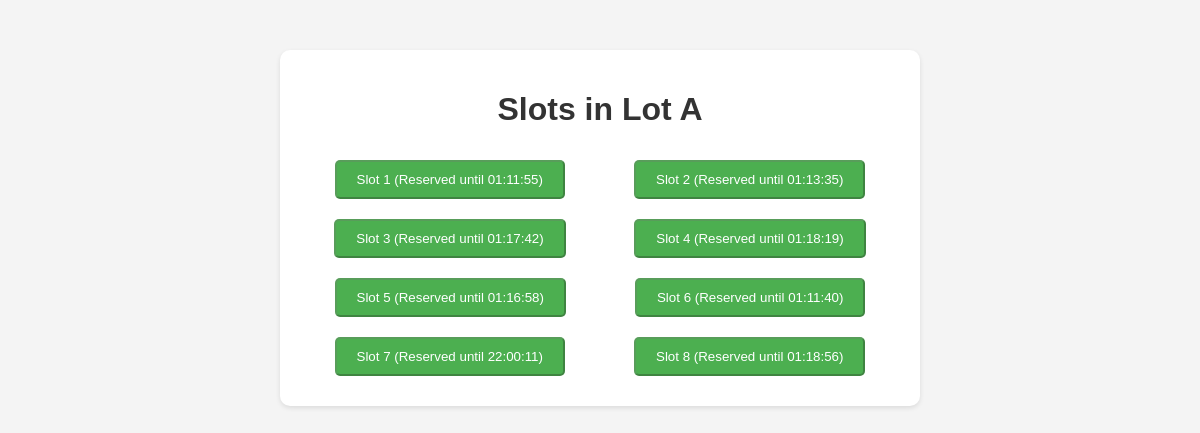
/slots/Lot A, run on the app's committed database.
### tables this page shows
CREATE TABLE reservations (id INTEGER PRIMARY KEY AUTOINCREMENT, license_plate TEXT NOT NULL, lot_name TEXT NOT NULL, slot_name TEXT NOT NULL, reservation_expiry TIMESTAMP NOT NULL, paid INTEGER DEFAULT (0));

### app.py (the view)
@app.route('/slots/<lot_name>', methods=['GET'])
def slots(lot_name):
    conn = get_db_connection()
    reservations = conn.execute('''
        SELECT slot_name, reservation_expiry FROM reservations
        WHERE lot_name = ? AND reservation_expiry > DATETIME('now')
    ''', (lot_name,)).fetchall()
    slots = {f'Slot {i}': None for i in range(1, 9)}  # Default all slots as available
    for reservation in reservations:
        try:
            expiry_datetime = datetime.strptime(reservation['reservation_expiry'], '%Y-%m-%d %H:%M:%S.%f')
        except ValueError:
            expiry_datetime = datetime.strptime(reservation['reservation_expiry'], '%Y-%m-%d %H:%M:%S')
        slots[reservation['slot_name']] = expiry_datetime
    conn.close()
    return render_template('slots.html', lot_name=lot_name, slots=slots)

### app.py (called while the page is built)
def get_db_connection():
    conn = sqlite3.connect(DATABASE)
    conn.row_factory = sqlite3.Row
    return conn

### templates/slots.html (shortened to what this page needs)
<!DOCTYPE html>
<html lang="en">
<head>
    <link rel="stylesheet" href="{{ url_for('static', filename='css/styles.css') }}">
</head>
<body>
    <div class="container">
        <h1>Slots in {{ lot_name }}</h1>
        <div class="slots">
            {% for slot, expiry in slots.items() %}
            <form method="POST" action="/reserve">
                <button type="submit"
                        class="slot {{ 'occupied' if expiry else 'available' }}"
                        {% if expiry %}disabled{% endif %}>
                    {{ slot }}
                    {% if expiry %}
                        (Reserved until {{ expiry.strftime('%H:%M:%S') }})
                    {% endif %}
                </button>
            </form>
            {% endfor %}
        </div>
    </div>
</body>
</html>

### static/css/styles.css (style rules this page uses)
body { font-family: Arial, sans-serif; margin: 0; padding: 0; background-color: #f4f4f4; text-align: center; }
.container { max-width: 600px; margin: 50px auto; background: #fff; padding: 20px; border-radius: 10px; box-shadow: 0 2px 5px rgba(0, 0, 0, 0.1); }
h1, h2 { color: #333; }
.lots, .slots { display: flex; flex-wrap: wrap; justify-content: space-around; }
.slot, .lot, .btn { display: inline-block; padding: 10px 20px; margin: 10px; background: #4CAF50; color: white; border-radius: 5px; text-decoration: none; cursor: pointer; transition: background 0.3s; }

### data on the page
reservations: slot_name "Slot 1", strftime "01:11:55"
reservations: slot_name "Slot 2", strftime "01:13:35"
reservations: slot_name "Slot 3", strftime "01:17:42"
reservations: slot_name "Slot 4", strftime "01:18:19"
reservations: slot_name "Slot 5", strftime "01:16:58"
reservations: slot_name "Slot 6", strftime "01:11:40"
reservations: slot_name "Slot 7", strftime "22:00:11"
reservations: slot_name "Slot 8", strftime "01:18:56"

### other printed values
{{ lot_name }} "Lot A"
